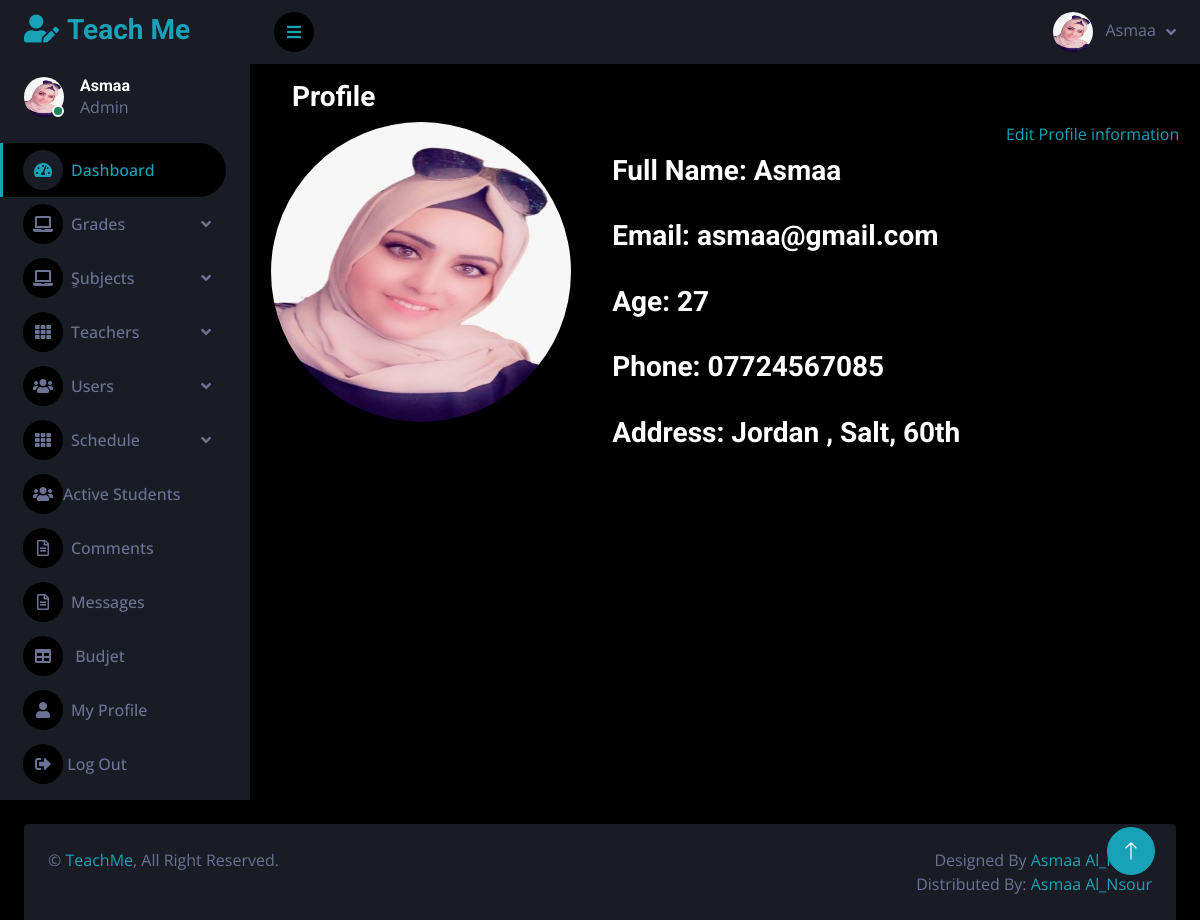
/Source Code/private_online_sessions/admin_area/index.php?user_profile=2 (signed in), run on the app's committed database.
### tables this page shows
CREATE TABLE `users` (
  `id` int(11) NOT NULL,
  `full_name` varchar(255) NOT NULL,
  `email` varchar(255) NOT NULL,
  `age` int(11) NOT NULL,
  `password` varchar(255) NOT NULL,
  `phone` varchar(50) NOT NULL,
  `user_type` varchar(50) NOT NULL DEFAULT 'user',
  `address` varchar(255) NOT NULL,
  `profile_pic` varchar(255) NOT NULL,
  `subject` varchar(255) DEFAULT NULL,
  `delete_user` int(11) NOT NULL DEFAULT 1
);

### Source Code/private_online_sessions/admin_area/user_profile.php (the view, shortened to what this page needs)
<?php
if(!isset($_SESSION['admin_email'])){
    echo "<script>window.open('../dashboard/login.php','_self')</script>";
}
else {
?>
<?php
if(isset($_GET['user_profile'])){
$edit_id = $_GET['user_profile'];
$get_admin = "select * from users where id='$edit_id'";
$run_admin = mysqli_query($con,$get_admin);
$row_admin = mysqli_fetch_array($run_admin);
$admin_name = $row_admin['full_name'];
$admin_email = $row_admin['email'];
$admin_image = $row_admin['profile_pic'];
$admin_address = $row_admin['address'];
$admin_age = $row_admin['age'];
$admin_contact = $row_admin['phone'];
}
?>
<div class="row" >
<div class="col-lg-12" >
</div>
</div>
<div class="row" >
<div class="col-lg-12" >
<div class="panel panel-default" >
<div class="panel-heading" >
<h3 class="panel-title" >
<i class="fa fa-money fa-fw" ></i> Profile
</h3>
</div>
<div style="display:flex;flex-direction:row;justify-content:space-around;"  class="panel-body">
<img style=" border-radius: 50%" src="./user_image/<?Php echo $admin_image; ?>" width="300" height="300" >
<form class="form-horizontal" method="post" enctype="multipart/form-data">
<br>
<div class="form-group">
<h3 class=" control-h3">Full Name: <?php echo $admin_name; ?></h3>
</div>
<br>
<div class="form-group">
<h3 class=" control-h3"> Email: <?php echo $admin_email; ?> </h3>
</div>
<br>
<div class="form-group">
<h3 class=" control-h3"> Age: <?php echo $admin_age; ?> </h3>
</div>
<br>
<div class="form-group">
<h3 class=" control-h3"> Phone:   <?php echo $admin_contact; ?></h3>
</div>
<br>
<div class="form-group">
<h3 class=" control-h3"> Address: <?php echo $admin_address; ?> </h3>
</div>
<br>
</form>
<div>
<a href="index.php?edit_profile=<?php echo $edit_id; ?>" >
<i class="fa fa-pencil"> </i> Edit Profile information
</a>
</div>
</div>
</div>
</div>
</div>
<?php
}
?>

### Source Code/private_online_sessions/admin_area/sidebar.php (shortened to what this page needs)
<?php
include("includes/db.php");
if(!isset($_SESSION['admin_email'])){
echo "<script>window.open('../dashboard/login.php','_self')</script>";
}
else {
    $email=$_SESSION['admin_email'];
    $get_admin = "SELECT * FROM users WHERE email ='$email'";
    $run_admin = mysqli_query($con,$get_admin);
    $row_admin = mysqli_fetch_array($run_admin);
?>
<body>
    <div class="container-fluid position-relative d-flex p-0">
        <div class="sidebar pe-4 pb-3">
            <nav class="navbar bg-secondary navbar-dark">
                <a href="index.php?dashboard" class="navbar-brand mx-4 mb-3">
                    <h3 class="text-primary"><i class="fa fa-user-edit me-2"></i>Teach Me</h3>
                </a>
                <div class="d-flex align-items-center ms-4 mb-4">
                    <div class="position-relative">
                        <img class="rounded-circle" src="../admin_area/user_image/<?php echo $row_admin['profile_pic']; ?>" alt="" style="width: 40px; height: 40px;">
                        <div class="bg-success rounded-circle border border-2 border-white position-absolute end-0 bottom-0 p-1"></div>
                    </div>
                    <div class="ms-3">
                        <h6 class="mb-0"><?php echo $row_admin['full_name'] ;?></h6>
                        <span>Admin</span>
                    </div>
                </div>
                <div class="navbar-nav w-100">
                <a href="index.php?dashboard" class="nav-item nav-link active"><i class="fa fa-tachometer-alt me-2"></i>Dashboard</a>
                <div class="nav-item dropdown">
                        <a href="#" class="nav-link dropdown-toggle" data-bs-toggle="dropdown"><i class="fa fa-laptop me-2"></i>Grades</a>
                    </div>
                <div class="nav-item dropdown">
                        <a href="#" class="nav-link dropdown-toggle" data-bs-toggle="dropdown"><i class="fa fa-laptop me-2"></i>ٍSubjects</a>
                    </div>
                    <div class="nav-item dropdown">
                        <a href="#" class="nav-link dropdown-toggle" data-bs-toggle="dropdown"><i class="fa fa-th me-2"></i>Teachers</a>
                    </div>
                    <div class="nav-item dropdown">
                        <a href="#" class="nav-link dropdown-toggle" data-bs-toggle="dropdown"><i class="fa fa-users me-2"></i>Users</a>
                    </div>
                    <div class="nav-item dropdown">
                <a href="#" class="nav-link dropdown-toggle" data-bs-toggle="dropdown"><i class="fa fa-th me-2"></i>Schedule</a>
                </div>
                    <a href="index.php?student" class="nav-item nav-link"><i class="fas fa-users"></i>Active Students</a>
                    <a href="index.php?comment" class="nav-item nav-link"><i class="far fa-file-alt me-2"></i>Comments</a>
                    <a href="index.php?message" class="nav-item nav-link"><i class="far fa-file-alt me-2"></i>Messages</a>
                                   <a href="index.php?budjet" class="nav-item nav-link"><i class="fa fa-table me-2"></i> Budjet</a>
                    <a href="index.php?user_profile=<?php echo $id; ?>" class="nav-item nav-link"><i class="fa fa-user me-2"></i>My Profile</a>
                    <a href="index.php?logout" class="nav-item nav-link"><i class="fas fa-sign-out-alt"></i>  Log Out</a>
                </div>
            </nav>
        </div>
        <div class="content">
            <nav class="navbar navbar-expand bg-secondary navbar-dark sticky-top px-4 py-0">
                <a href="#" class="sidebar-toggler flex-shrink-0">
                    <i class="fa fa-bars"></i>
                </a>
                <div class="navbar-nav align-items-center ms-auto">
                    <div class="nav-item dropdown">
                    <div class="nav-item dropdown">
                        <a href="#" class="nav-link dropdown-toggle" data-bs-toggle="dropdown">
                            <img class="rounded-circle me-lg-2" src="../admin_area/user_image/<?php echo $row_admin['profile_pic']; ?>" alt="" style="width: 40px; height: 40px;">
                            <span class="d-none d-lg-inline-flex"><?php echo $row_admin['full_name'] ;?></span>
                        </a>
                    </div>
                </div>
            </nav>
        <?php
 }
  ?>

### Source Code/private_online_sessions/admin_area/css/style.css (style rules this page uses)
:root { --primary: #17A2B8; --secondary: #191C24; --light: #6C7293; --dark: #000000; }
.sidebar { position: fixed; top: 0; left: 0; bottom: 0; width: 250px; height: 100vh; overflow-y: auto; background: var(--secondary); transition: 0.5s; z-index: 999; }
.content { margin-left: 250px; min-height: 100vh; background: var(--dark); transition: 0.5s; }
@media (min-width: 992px) { .sidebar { margin-left: 0; } }
@media (min-width: 992px) { .content { width: calc(100% - 250px); } }
.sidebar .navbar .navbar-nav .nav-link { padding: 7px 20px; color: var(--light); font-weight: 500; border-left: 3px solid var(--secondary); border-radius: 0 30px 30px 0; outline: none; }
.sidebar .navbar .navbar-nav .nav-link:hover, .sidebar .navbar .navbar-nav .nav-link.active { color: var(--primary); background: var(--dark); border-color: var(--primary); }
.sidebar .navbar .navbar-nav .nav-link i { width: 40px; height: 40px; display: inline-flex; align-items: center; justify-content: center; background: var(--dark); border-radius: 40px; }
.sidebar .navbar .navbar-nav .nav-link:hover i, .sidebar .navbar .navbar-nav .nav-link.active i { background: var(--secondary); }
.sidebar .navbar .dropdown-toggle::after { position: absolute; top: 15px; right: 15px; border: none; content: "\f107"; font-family: "Font Awesome 5 Free"; font-weight: 900; transition: .5s; }
.content .navbar .navbar-nav .nav-link { margin-left: 25px; padding: 12px 0; color: var(--light); outline: none; }
.content .navbar .sidebar-toggler, .content .navbar .navbar-nav .nav-link i { width: 40px; height: 40px; display: inline-flex; align-items: center; justify-content: center; background: var(--dark); border-radius: 40px; }
.content .navbar .dropdown-toggle::after { margin-left: 6px; vertical-align: middle; border: none; content: "\f107"; font-family: "Font Awesome 5 Free"; font-weight: 900; transition: .5s; }

### data on the page
users: profile_pic (picture), full_name "Asmaa", email "asmaa@gmail.com", age "27", phone "07724567085", address "Jordan , Salt, 60th"
